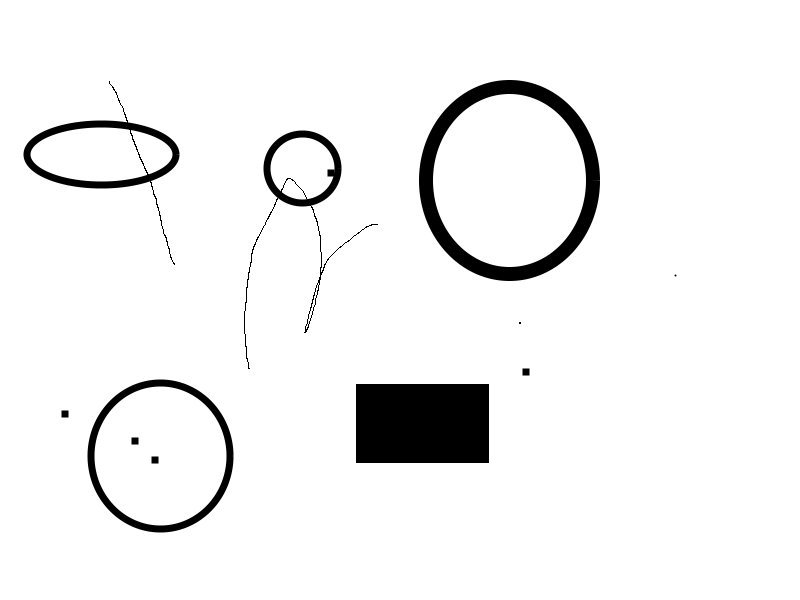
//> input picture OpenCV/BuildingComputerVisionProjectswithOpenCV4andCpp/Images/Contours.jpg, 800 x 600 px
$ ./4_contours   (built with g++ and OpenCV 4)
//> lines starting //> are read from the running program, lines starting //| are printed output that depends on the picture; after the words box and inside, x2 and y2 are one past the last pixel; in counts of white or black regions, pixels touching at a corner belong together
/**
 *
 *  -   void cv::drawContours(InputOutputArray image, InputArrayOfArrays contours, int contourIdx,
 *  	const Scalar& color, int thickness = 1, int lineType = LINE_8, InputArray hierarchy = noArray(),
 *		int maxLevel = INT_MAX, Point offset = Point())
 *      The function draws contour outlines in the image if thickness ≥ 0 or fills the area bounded by the
 *      contours if thickness < 0.
 *
 * The example below shows how to retrieve connected components from the binary image and label them. The
 * function that does the extracting is the findContours. A discussion of the hierarchies is left for later.
 * Suffice it to say, this function actually extracts contours and drawContours draws them, and even if
 * they're filled, they're drawn as filled!!
 *
 */

#include "opencv2/imgproc.hpp"
#include "opencv2/highgui.hpp"

using namespace cv;
using namespace std;

void extracting_contours_from_binary_image()
{
    // Reading a colored image as 8-bit grayscale.
    Mat src = cv::imread("Images/Contours.jpg", cv::IMREAD_GRAYSCALE);
//> src is the input picture: 600 rows x 800 cols, CV_8UC1; min 0, max 255, mean 241
    Mat dst = Mat::zeros(src.rows, src.cols, CV_8UC3);

    src = src > 1;  // Creating a binary image
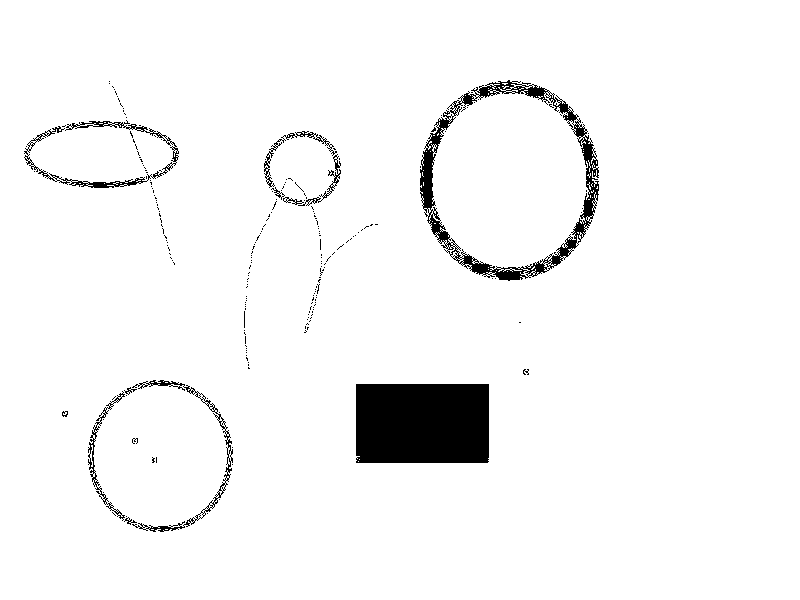
//> src: 600 rows x 800 cols, CV_8UC1; 96% white; 224 black regions (211 under 20 px)

    namedWindow( "Source", 1 );
    imshow( "Source", src );

    vector<vector<Point>> contours;
    vector<Vec4i> hierarchy;
    findContours( src, contours, hierarchy, RETR_CCOMP, CHAIN_APPROX_SIMPLE );
//> contours = 1366 contours, 1280 with area under 20; largest, box (x1, y1, x2, y2) and area: (0, 0, 800, 600) 478601, (355, 383, 490, 464) 10711, (550, 134, 600, 267) 1516, (419, 115, 455, 211) 1115, (461, 254, 529, 282) 712

    // iterate through all the top-level contours,
    // draw each connected component with its own random color
    for(int idx = 4; idx >= 0; idx = hierarchy[idx][0] )
    {
        Scalar color( rand() & 255, rand() & 255, rand() & 255 );
        drawContours( dst, contours, idx, color, FILLED, 8, hierarchy );
    }
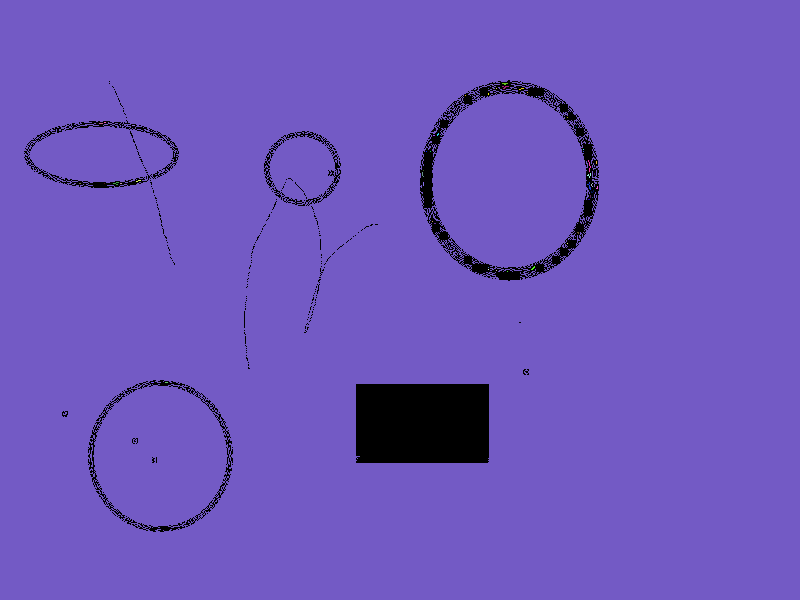
//> dst: 600 rows x 800 cols, CV_8UC3; mean B, G, R 189, 86.4, 110.4

    namedWindow( "Components", 1 );
    imshow( "Components", dst );
    waitKey(0);
}

int main(){
    extracting_contours_from_binary_image();
}
